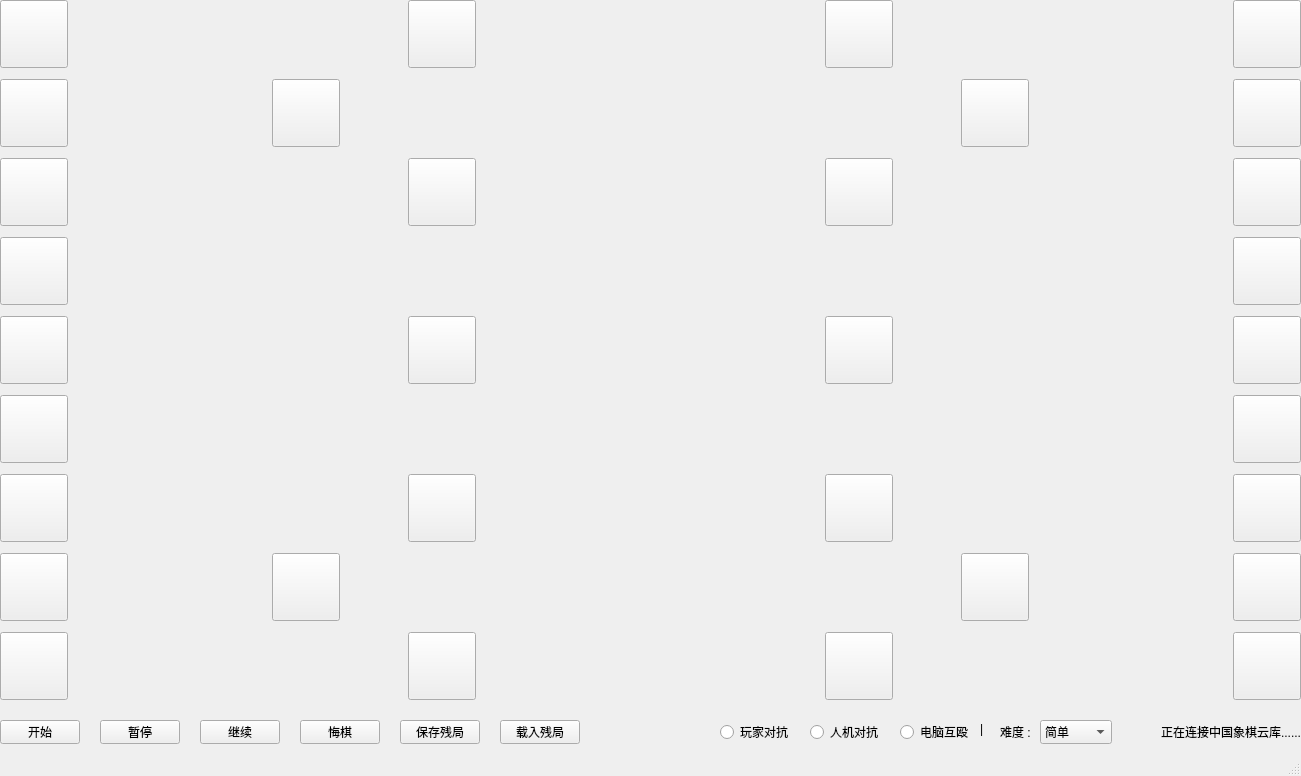
<?xml version="1.0" encoding="UTF-8"?>
<ui version="4.0">
 <class>MainWindow</class>
 <widget class="QMainWindow" name="MainWindow">
  <property name="geometry">
   <rect>
    <x>0</x>
    <y>0</y>
    <width>1301</width>
    <height>776</height>
   </rect>
  </property>
  <property name="windowTitle">
   <string>中国象棋</string>
  </property>
  <widget class="QWidget" name="centralwidget">
   <widget class="QLabel" name="Qipan">
    <property name="geometry">
     <rect>
      <x>0</x>
      <y>0</y>
      <width>1301</width>
      <height>701</height>
     </rect>
    </property>
    <property name="text">
     <string/>
    </property>
    <property name="pixmap">
     <pixmap>Qipan.png</pixmap>
    </property>
    <property name="alignment">
     <set>Qt::AlignLeading|Qt::AlignLeft|Qt::AlignTop</set>
    </property>
   </widget>
   <widget class="QPushButton" name="Chu_Ma1">
    <property name="geometry">
     <rect>
      <x>0</x>
      <y>79</y>
      <width>68</width>
      <height>68</height>
     </rect>
    </property>
    <property name="styleSheet">
     <string notr="true">background-image:url(:/Img/Img/Chu_Ma.png);</string>
    </property>
    <property name="text">
     <string/>
    </property>
   </widget>
   <widget class="QPushButton" name="Chu_Xiang1">
    <property name="geometry">
     <rect>
      <x>0</x>
      <y>158</y>
      <width>68</width>
      <height>68</height>
     </rect>
    </property>
    <property name="styleSheet">
     <string notr="true">background-image:url(:/Img/Img/Chu_Xiang.png);</string>
    </property>
    <property name="text">
     <string/>
    </property>
   </widget>
   <widget class="QPushButton" name="Chu_Shi1">
    <property name="geometry">
     <rect>
      <x>0</x>
      <y>237</y>
      <width>68</width>
      <height>68</height>
     </rect>
    </property>
    <property name="styleSheet">
     <string notr="true">background-image:url(:/Img/Img/Chu_Shi.png);</string>
    </property>
    <property name="text">
     <string/>
    </property>
   </widget>
   <widget class="QPushButton" name="Chu_Jiang">
    <property name="geometry">
     <rect>
      <x>0</x>
      <y>316</y>
      <width>68</width>
      <height>68</height>
     </rect>
    </property>
    <property name="styleSheet">
     <string notr="true">background-image:url(:/Img/Img/Chu_Jiang.png);</string>
    </property>
    <property name="text">
     <string/>
    </property>
   </widget>
   <widget class="QPushButton" name="Chu_Shi2">
    <property name="geometry">
     <rect>
      <x>0</x>
      <y>395</y>
      <width>68</width>
      <height>68</height>
     </rect>
    </property>
    <property name="styleSheet">
     <string notr="true">background-image:url(:/Img/Img/Chu_Shi.png);</string>
    </property>
    <property name="text">
     <string/>
    </property>
   </widget>
   <widget class="QPushButton" name="Chu_Xiang2">
    <property name="geometry">
     <rect>
      <x>0</x>
      <y>474</y>
      <width>68</width>
      <height>68</height>
     </rect>
    </property>
    <property name="styleSheet">
     <string notr="true">background-image:url(:/Img/Img/Chu_Xiang.png);</string>
    </property>
    <property name="text">
     <string/>
    </property>
   </widget>
   <widget class="QPushButton" name="Chu_Ma2">
    <property name="geometry">
     <rect>
      <x>0</x>
      <y>553</y>
      <width>68</width>
      <height>68</height>
     </rect>
    </property>
    <property name="styleSheet">
     <string notr="true">background-image:url(:/Img/Img/Chu_Ma.png);</string>
    </property>
    <property name="text">
     <string/>
    </property>
   </widget>
   <widget class="QPushButton" name="Chu_Jv2">
    <property name="geometry">
     <rect>
      <x>0</x>
      <y>632</y>
      <width>68</width>
      <height>68</height>
     </rect>
    </property>
    <property name="styleSheet">
     <string notr="true">background-image:url(:/Img/Img/Chu_Jv.png);</string>
    </property>
    <property name="text">
     <string/>
    </property>
   </widget>
   <widget class="QPushButton" name="Chu_Bing1">
    <property name="geometry">
     <rect>
      <x>408</x>
      <y>0</y>
      <width>68</width>
      <height>68</height>
     </rect>
    </property>
    <property name="styleSheet">
     <string notr="true">background-image:url(:/Img/Img/Chu_Bing.png);</string>
    </property>
    <property name="text">
     <string/>
    </property>
   </widget>
   <widget class="QPushButton" name="Chu_Bing2">
    <property name="geometry">
     <rect>
      <x>408</x>
      <y>158</y>
      <width>68</width>
      <height>68</height>
     </rect>
    </property>
    <property name="styleSheet">
     <string notr="true">background-image:url(:/Img/Img/Chu_Bing.png);</string>
    </property>
    <property name="text">
     <string/>
    </property>
   </widget>
   <widget class="QPushButton" name="Chu_Bing3">
    <property name="geometry">
     <rect>
      <x>408</x>
      <y>316</y>
      <width>68</width>
      <height>68</height>
     </rect>
    </property>
    <property name="styleSheet">
     <string notr="true">background-image:url(:/Img/Img/Chu_Bing.png);</string>
    </property>
    <property name="text">
     <string/>
    </property>
   </widget>
   <widget class="QPushButton" name="Chu_Bing4">
    <property name="geometry">
     <rect>
      <x>408</x>
      <y>474</y>
      <width>68</width>
      <height>68</height>
     </rect>
    </property>
    <property name="styleSheet">
     <string notr="true">background-image:url(:/Img/Img/Chu_Bing.png);</string>
    </property>
    <property name="text">
     <string/>
    </property>
   </widget>
   <widget class="QPushButton" name="Chu_Bing5">
    <property name="geometry">
     <rect>
      <x>408</x>
      <y>632</y>
      <width>68</width>
      <height>68</height>
     </rect>
    </property>
    <property name="styleSheet">
     <string notr="true">background-image:url(:/Img/Img/Chu_Bing.png);</string>
    </property>
    <property name="text">
     <string/>
    </property>
   </widget>
   <widget class="QPushButton" name="Chu_Pao1">
    <property name="geometry">
     <rect>
      <x>272</x>
      <y>79</y>
      <width>68</width>
      <height>68</height>
     </rect>
    </property>
    <property name="styleSheet">
     <string notr="true">background-image:url(:/Img/Img/Chu_Pao.png);</string>
    </property>
    <property name="text">
     <string/>
    </property>
   </widget>
   <widget class="QPushButton" name="Chu_Pao2">
    <property name="geometry">
     <rect>
      <x>272</x>
      <y>553</y>
      <width>68</width>
      <height>68</height>
     </rect>
    </property>
    <property name="styleSheet">
     <string notr="true">background-image:url(:/Img/Img/Chu_Pao.png);</string>
    </property>
    <property name="text">
     <string/>
    </property>
   </widget>
   <widget class="QRadioButton" name="pvp_radioButton">
    <property name="geometry">
     <rect>
      <x>720</x>
      <y>720</y>
      <width>71</width>
      <height>24</height>
     </rect>
    </property>
    <property name="text">
     <string>玩家对抗</string>
    </property>
   </widget>
   <widget class="QRadioButton" name="pve_radioButton">
    <property name="geometry">
     <rect>
      <x>810</x>
      <y>720</y>
      <width>71</width>
      <height>24</height>
     </rect>
    </property>
    <property name="text">
     <string>人机对抗</string>
    </property>
   </widget>
   <widget class="QRadioButton" name="eve_radioButton">
    <property name="geometry">
     <rect>
      <x>900</x>
      <y>720</y>
      <width>71</width>
      <height>24</height>
     </rect>
    </property>
    <property name="text">
     <string>电脑互殴</string>
    </property>
   </widget>
   <widget class="QLabel" name="label">
    <property name="geometry">
     <rect>
      <x>980</x>
      <y>720</y>
      <width>16</width>
      <height>18</height>
     </rect>
    </property>
    <property name="text">
     <string>|</string>
    </property>
   </widget>
   <widget class="QComboBox" name="comboBox">
    <property name="geometry">
     <rect>
      <x>1040</x>
      <y>720</y>
      <width>72</width>
      <height>24</height>
     </rect>
    </property>
    <item>
     <property name="text">
      <string>简单</string>
     </property>
    </item>
    <item>
     <property name="text">
      <string>中等</string>
     </property>
    </item>
    <item>
     <property name="text">
      <string>困难</string>
     </property>
    </item>
    <item>
     <property name="text">
      <string>地狱</string>
     </property>
    </item>
   </widget>
   <widget class="QLabel" name="label_2">
    <property name="geometry">
     <rect>
      <x>1000</x>
      <y>720</y>
      <width>41</width>
      <height>24</height>
     </rect>
    </property>
    <property name="text">
     <string>难度 :</string>
    </property>
   </widget>
   <widget class="QPushButton" name="Start">
    <property name="geometry">
     <rect>
      <x>0</x>
      <y>720</y>
      <width>80</width>
      <height>24</height>
     </rect>
    </property>
    <property name="text">
     <string>开始</string>
    </property>
   </widget>
   <widget class="QPushButton" name="Save">
    <property name="geometry">
     <rect>
      <x>400</x>
      <y>720</y>
      <width>80</width>
      <height>24</height>
     </rect>
    </property>
    <property name="text">
     <string>保存残局</string>
    </property>
   </widget>
   <widget class="QPushButton" name="Pause">
    <property name="geometry">
     <rect>
      <x>100</x>
      <y>720</y>
      <width>80</width>
      <height>24</height>
     </rect>
    </property>
    <property name="text">
     <string>暂停</string>
    </property>
   </widget>
   <widget class="QPushButton" name="Continue">
    <property name="geometry">
     <rect>
      <x>200</x>
      <y>720</y>
      <width>80</width>
      <height>24</height>
     </rect>
    </property>
    <property name="text">
     <string>继续</string>
    </property>
   </widget>
   <widget class="QPushButton" name="Load">
    <property name="geometry">
     <rect>
      <x>500</x>
      <y>720</y>
      <width>80</width>
      <height>24</height>
     </rect>
    </property>
    <property name="text">
     <string>载入残局</string>
    </property>
   </widget>
   <widget class="QPushButton" name="Han_Jv1">
    <property name="geometry">
     <rect>
      <x>1233</x>
      <y>0</y>
      <width>68</width>
      <height>68</height>
     </rect>
    </property>
    <property name="styleSheet">
     <string notr="true">background-image:url(:/Img/Img/Han_Jv.png);</string>
    </property>
    <property name="text">
     <string/>
    </property>
   </widget>
   <widget class="QPushButton" name="Han_Ma1">
    <property name="geometry">
     <rect>
      <x>1233</x>
      <y>79</y>
      <width>68</width>
      <height>68</height>
     </rect>
    </property>
    <property name="styleSheet">
     <string notr="true">background-image:url(:/Img/Img/Han_Ma.png);</string>
    </property>
    <property name="text">
     <string/>
    </property>
   </widget>
   <widget class="QPushButton" name="Han_Xiang1">
    <property name="geometry">
     <rect>
      <x>1233</x>
      <y>158</y>
      <width>68</width>
      <height>68</height>
     </rect>
    </property>
    <property name="styleSheet">
     <string notr="true">background-image:url(:/Img/Img/Han_Xiang.png);</string>
    </property>
    <property name="text">
     <string/>
    </property>
   </widget>
   <widget class="QPushButton" name="Han_Shi1">
    <property name="geometry">
     <rect>
      <x>1233</x>
      <y>237</y>
      <width>68</width>
      <height>68</height>
     </rect>
    </property>
    <property name="styleSheet">
     <string notr="true">background-image:url(:/Img/Img/Han_Shi.png);</string>
    </property>
    <property name="text">
     <string/>
    </property>
   </widget>
   <widget class="QPushButton" name="Han_Jiang">
    <property name="geometry">
     <rect>
      <x>1233</x>
      <y>316</y>
      <width>68</width>
      <height>68</height>
     </rect>
    </property>
    <property name="styleSheet">
     <string notr="true">background-image:url(:/Img/Img/Han_Jiang.png);</string>
    </property>
    <property name="text">
     <string/>
    </property>
   </widget>
   <widget class="QPushButton" name="Han_Shi2">
    <property name="geometry">
     <rect>
      <x>1233</x>
      <y>395</y>
      <width>68</width>
      <height>68</height>
     </rect>
    </property>
    <property name="styleSheet">
     <string notr="true">background-image:url(:/Img/Img/Han_Shi.png);</string>
    </property>
    <property name="text">
     <string/>
    </property>
   </widget>
   <widget class="QPushButton" name="Han_Xiang2">
    <property name="geometry">
     <rect>
      <x>1233</x>
      <y>474</y>
      <width>68</width>
      <height>68</height>
     </rect>
    </property>
    <property name="styleSheet">
     <string notr="true">background-image:url(:/Img/Img/Han_Xiang.png);</string>
    </property>
    <property name="text">
     <string/>
    </property>
   </widget>
   <widget class="QPushButton" name="Han_Ma2">
    <property name="geometry">
     <rect>
      <x>1233</x>
      <y>553</y>
      <width>68</width>
      <height>68</height>
     </rect>
    </property>
    <property name="styleSheet">
     <string notr="true">background-image:url(:/Img/Img/Han_Ma.png);</string>
    </property>
    <property name="text">
     <string/>
    </property>
   </widget>
   <widget class="QPushButton" name="Han_Jv2">
    <property name="geometry">
     <rect>
      <x>1233</x>
      <y>632</y>
      <width>68</width>
      <height>68</height>
     </rect>
    </property>
    <property name="styleSheet">
     <string notr="true">background-image:url(:/Img/Img/Han_Jv.png);</string>
    </property>
    <property name="text">
     <string/>
    </property>
   </widget>
   <widget class="QPushButton" name="Han_Pao1">
    <property name="geometry">
     <rect>
      <x>961</x>
      <y>79</y>
      <width>68</width>
      <height>68</height>
     </rect>
    </property>
    <property name="styleSheet">
     <string notr="true">background-image:url(:/Img/Img/Han_Pao.png);</string>
    </property>
    <property name="text">
     <string/>
    </property>
   </widget>
   <widget class="QPushButton" name="Han_Pao2">
    <property name="geometry">
     <rect>
      <x>961</x>
      <y>553</y>
      <width>68</width>
      <height>68</height>
     </rect>
    </property>
    <property name="styleSheet">
     <string notr="true">background-image:url(:/Img/Img/Han_Pao.png);</string>
    </property>
    <property name="text">
     <string/>
    </property>
   </widget>
   <widget class="QPushButton" name="Han_Bing1">
    <property name="geometry">
     <rect>
      <x>825</x>
      <y>0</y>
      <width>68</width>
      <height>68</height>
     </rect>
    </property>
    <property name="styleSheet">
     <string notr="true">background-image:url(:/Img/Img/Han_Bing.png);</string>
    </property>
    <property name="text">
     <string/>
    </property>
   </widget>
   <widget class="QPushButton" name="Han_Bing2">
    <property name="geometry">
     <rect>
      <x>825</x>
      <y>158</y>
      <width>68</width>
      <height>68</height>
     </rect>
    </property>
    <property name="styleSheet">
     <string notr="true">background-image:url(:/Img/Img/Han_Bing.png);</string>
    </property>
    <property name="text">
     <string/>
    </property>
   </widget>
   <widget class="QPushButton" name="Han_Bing3">
    <property name="geometry">
     <rect>
      <x>825</x>
      <y>316</y>
      <width>68</width>
      <height>68</height>
     </rect>
    </property>
    <property name="styleSheet">
     <string notr="true">background-image:url(:/Img/Img/Han_Bing.png);</string>
    </property>
    <property name="text">
     <string/>
    </property>
   </widget>
   <widget class="QPushButton" name="Han_Bing4">
    <property name="geometry">
     <rect>
      <x>825</x>
      <y>474</y>
      <width>68</width>
      <height>68</height>
     </rect>
    </property>
    <property name="styleSheet">
     <string notr="true">background-image:url(:/Img/Img/Han_Bing.png);</string>
    </property>
    <property name="text">
     <string/>
    </property>
   </widget>
   <widget class="QPushButton" name="Han_Bing5">
    <property name="geometry">
     <rect>
      <x>825</x>
      <y>632</y>
      <width>68</width>
      <height>68</height>
     </rect>
    </property>
    <property name="styleSheet">
     <string notr="true">background-image:url(:/Img/Img/Han_Bing.png);</string>
    </property>
    <property name="text">
     <string/>
    </property>
   </widget>
   <widget class="QPushButton" name="Repent">
    <property name="geometry">
     <rect>
      <x>300</x>
      <y>720</y>
      <width>80</width>
      <height>24</height>
     </rect>
    </property>
    <property name="text">
     <string>悔棋</string>
    </property>
   </widget>
   <widget class="QPushButton" name="Chu_Jv1">
    <property name="geometry">
     <rect>
      <x>0</x>
      <y>0</y>
      <width>68</width>
      <height>68</height>
     </rect>
    </property>
    <property name="styleSheet">
     <string notr="true">background-image:url(:/Img/Img/Chu_Jv.png);</string>
    </property>
    <property name="text">
     <string/>
    </property>
   </widget>
   <widget class="QLabel" name="label_3">
    <property name="geometry">
     <rect>
      <x>1120</x>
      <y>720</y>
      <width>181</width>
      <height>24</height>
     </rect>
    </property>
    <property name="text">
     <string>正在连接中国象棋云库......</string>
    </property>
    <property name="alignment">
     <set>Qt::AlignRight|Qt::AlignTrailing|Qt::AlignVCenter</set>
    </property>
   </widget>
  </widget>
  <widget class="QMenuBar" name="menubar">
   <property name="geometry">
    <rect>
     <x>0</x>
     <y>0</y>
     <width>1301</width>
     <height>23</height>
    </rect>
   </property>
  </widget>
  <widget class="QStatusBar" name="statusbar"/>
 </widget>
 <resources/>
 <connections/>
</ui>
